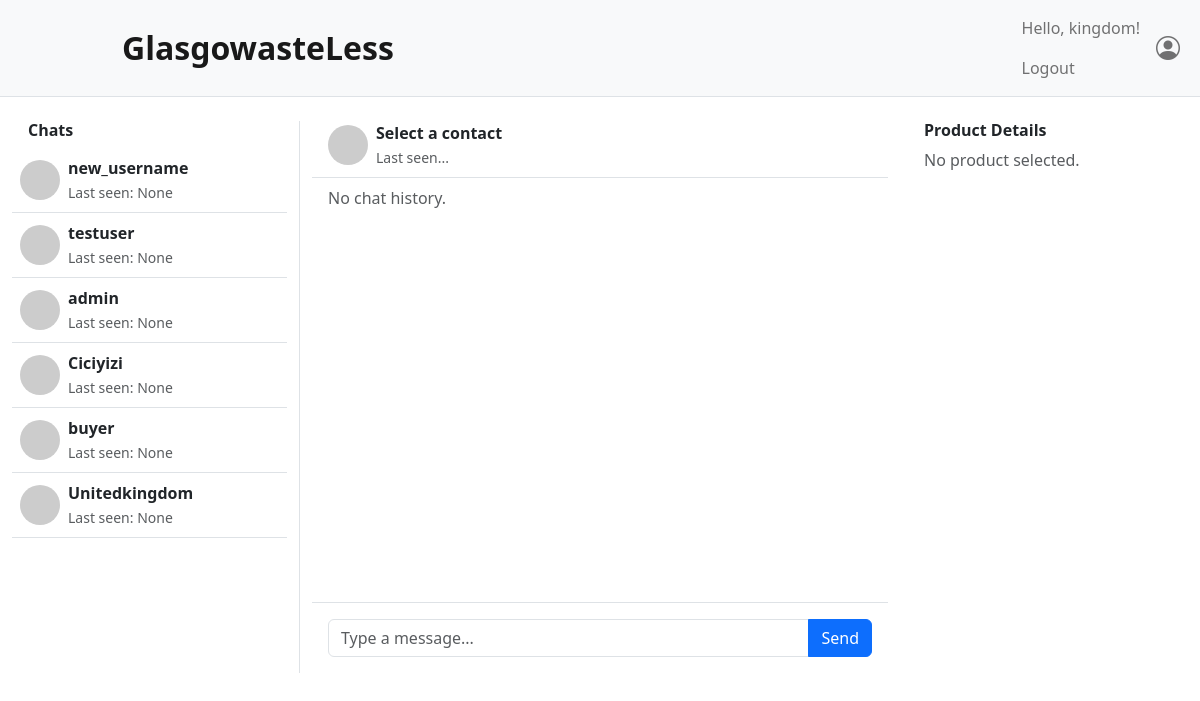
The page /api/chat/ (signed in) on the database as committed earlier.
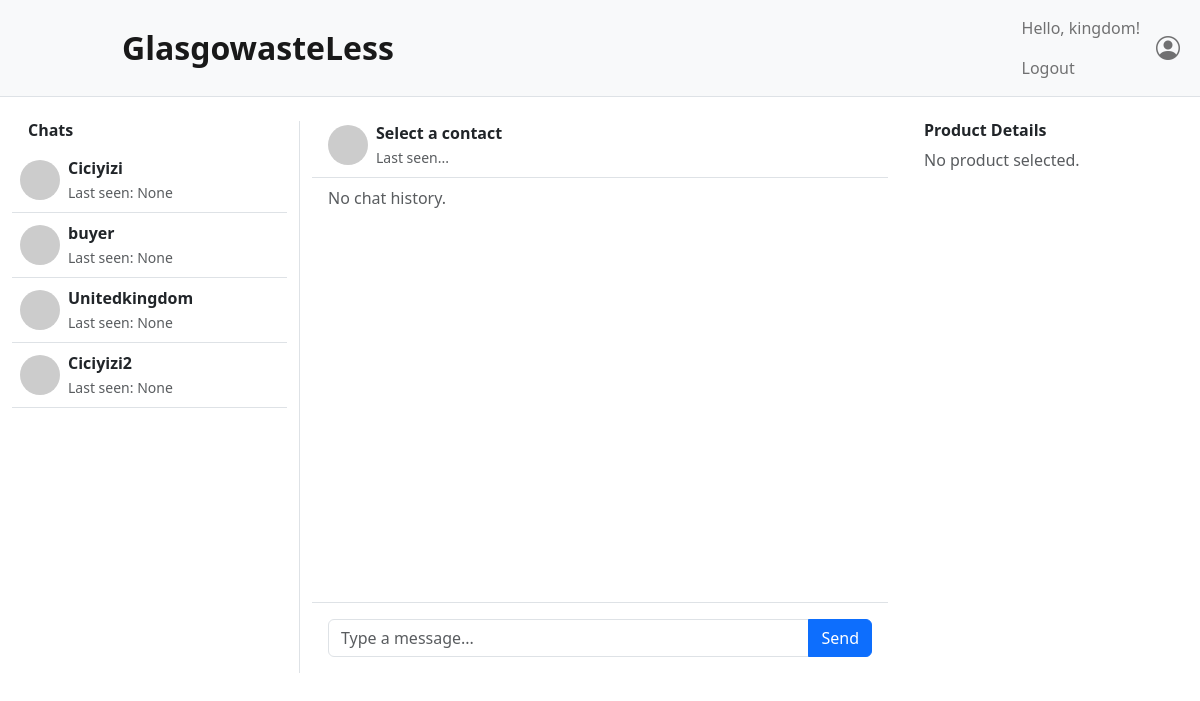
The same page on the database as committed later.
### apps/users/models.py (models this page shows, shortened)
class User(AbstractUser):
    first_name = models.CharField(max_length=30, blank=False)
    last_name = models.CharField(max_length=30, blank=False)
    avatar = models.ImageField(upload_to="avatars/", default='img/no-image.png',null=True, blank=True)
    is_approved = models.BooleanField(default=False, help_text="Indicates whether the user is approved by an admin.")
    is_online = models.BooleanField(default=False)
    last_seen = models.DateTimeField(null=True, blank=True)
    location = models.CharField(max_length=255, blank=True, null=True, help_text="User's location.")

### apps/chat/views.py (the view)
# urls.py: path('', chat_view, name='chat'),
@login_required
def chat_view(request):
    users = User.objects.exclude(id=request.user.id)
    seller_id = request.GET.get('seller')
    product_id = request.GET.get('product')
    selected_product = None
    if product_id:
        try:
            selected_product = get_object_or_404(Product, pk=product_id, is_approved=True)
        except:
            pass
    return render(request, 'chat.html', {'users': users, 'selected_product': selected_product})

### templates/chat.html (shortened to what the changed rows need)
<!DOCTYPE html>
<html lang="en">
<head>
    {% load static %}
    <link href="https://cdn.jsdelivr.net/npm/bootstrap@5.1.3/dist/css/bootstrap.min.css" rel="stylesheet">
    <link rel="stylesheet" href="https://cdn.jsdelivr.net/npm/bootstrap-icons@1.8.3/font/bootstrap-icons.css">
    <link rel="stylesheet" href="{% static 'css/bootstrap.css' %}">
</head>
<body>
<div class="container-fluid mt-4">
    <div class="row">
        <aside class="col-12 col-md-3 border-end mb-4">
            <ul class="list-unstyled" id="contact-list">
                {% for user in users %}
                <li class="d-flex align-items-center p-2 border-bottom chat-contact" data-user-id="{{ user.id }}">
                    <img src="https://via.placeholder.com/40" class="rounded-circle me-2" width="40" height="40" alt="User Avatar">
                    <div>
                        <p class="mb-0 fw-bold">{{ user.username }}</p>
                        <small class="text-muted">Last seen: {{ user.last_seen }}</small>
                    </div>
                </li>
                {% empty %}
                <li class="p-2 text-muted">No contacts available.</li>
                {% endfor %}
            </ul>
        </aside>
    </div>
</div>
</body>
</html>

Rows that differ between the two databases and show on the page:
removed User: username "new_username", last_seen "None"
removed User: username "testuser", last_seen "None"
removed User: username "admin", last_seen "None"
added User: username "Ciciyizi2", last_seen "None"
